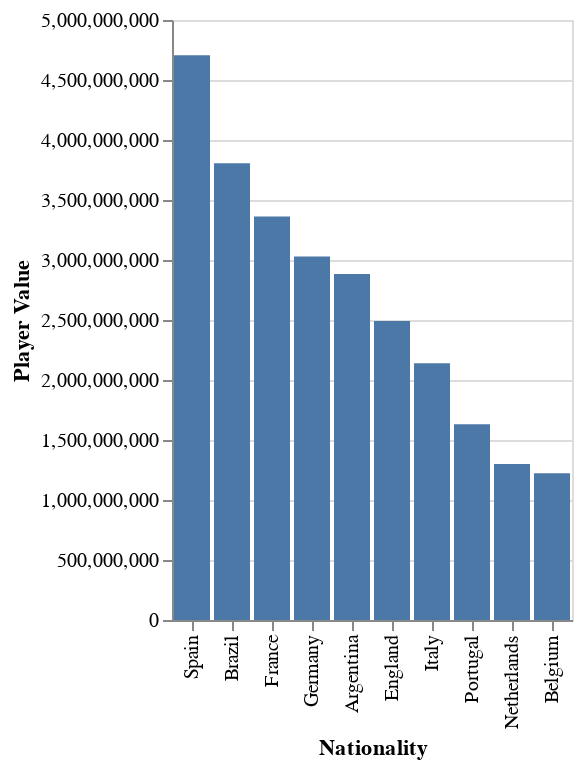

This figure's notebook cell:
### Code cell
chart

### Figure 1 — Vega-Lite specification as saved in the notebook (floating-point values rounded to 4 significant figures)
{"config": {"view": {"continuousWidth": 400, "continuousHeight": 300}}, "data": {"name": "data-d61a04b8a38c759c778102aef6f9b844"}, "mark": "bar", "encoding": {"x": {"type": "nominal", "field": "Nationality", "sort": "-y"}, "y": {"type": "quantitative", "field": "Value", "title": "Player Value"}}, "$schema": "https://vega.github.io/schema/vega-lite/v4.8.1.json", "datasets": {"data-d61a04b8a38c759c778102aef6f9b844": [{"Nationality": "Spain", "Value": 4706849997}, {"Nationality": "Brazil", "Value": 3806374994}, {"Nationality": "France", "Value": 3363354997}, {"Nationality": "Germany", "Value": 3030109999}, {"Nationality": "Argentina", "Value": 2883159997}, {"Nationality": "England", "Value": 2490914996}, {"Nationality": "Italy", "Value": 2139395000}, {"Nationality": "Portugal", "Value": 1630500000}, {"Nationality": "Netherlands", "Value": 1300180000}, {"Nationality": "Belgium", "Value": 1221915000}]}}
